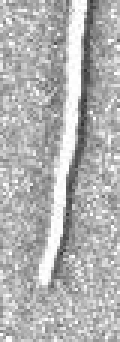
#> input picture Figures/Scratch/Original_defects/850.jpg, 40 x 114 px, found by its file name (shown 3 times larger)
$ jupyter execute --allow-errors Scratch_Edge_and_Polar.ipynb
#> lines starting #> are read from the running program, lines starting #| are printed output that depends on the picture; after the words box and inside, x2 and y2 are one past the last pixel; in counts of white or black regions, pixels touching at a corner belong together
#> further down, image is the input picture: shape (114, 40, 3); min 50, max 255, mean 177.3
[cell 1]
import cv2
import matplotlib as mpl
import matplotlib.pyplot as plt
mpl.rcParams.update(mpl.rcParamsDefault)

def canny_edge_detection_scratch(img):
    plt.imshow(img),plt.xticks([]),plt.yticks([])
    plt.show()

    # Convert the image to graycsale
    img_gray = cv2.cvtColor(img, cv2.COLOR_BGR2GRAY)
    # Blur the image for better edge detection
    img_blur = cv2.GaussianBlur(img_gray, (3,3), 0)
    edges = cv2.Canny(image=img_blur, threshold1=200, threshold2=400) # Canny Edge Detection
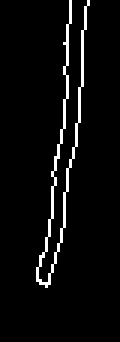
#> edges: shape (114, 40) (shown 3 times larger); 4.3% white in thin lines or dots, all inside (x1, y1, x2, y2) = (12, 0, 30, 96)
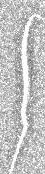
#> input picture Figures/Scratch/Original_defects/7575.jpg, 45 x 174 px, found by its file name
#> further down, image is the input picture: shape (174, 45, 3); min 94, max 255, mean 193.6
    plt.xticks([])
    plt.yticks([])
    plt.imshow(edges, cmap='viridis')
    cv2.imwrite('..\Figures\Scratch\Input_for_polar\Canny_scratch_850.png',edges)
    plt.savefig('..\Figures\Scratch\Canny_edge\Canny_scratch_850.png', dpi=600, transparent = True, bbox_inches = 'tight', pad_inches = 0)
    plt.show()


image = cv2.imread(r'..\Figures\Scratch\Original_defects\850.jpg') # Read the original image
canny_edge_detection_scratch(image) # Display original image

[cell 2]
def canny_edge_detection_scratch(img):
    plt.imshow(img),plt.xticks([]),plt.yticks([])
    plt.show()

    # Convert the image to graycsale
    img_gray = cv2.cvtColor(img, cv2.COLOR_BGR2GRAY)
#> img_gray: shape (174, 45)
    # Blur the image for better edge detection
    img_blur = cv2.GaussianBlur(img_gray, (3,3), 0)
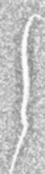
#> img_blur: shape (174, 45); min 130, max 253, mean 193.6
    edges = cv2.Canny(image=img_blur, threshold1=200, threshold2=350) # Canny Edge Detection
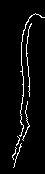
#> edges: shape (174, 45); 4.3% white in thin lines or dots, all inside (x1, y1, x2, y2) = (12, 13, 45, 168)
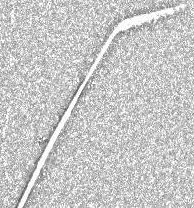
#> input picture Figures/Scratch/Original_defects/8502.jpg, 194 x 208 px, found by its file name
#> further down, image is the input picture: shape (208, 194, 3); min 68, max 255, mean 199.2
    plt.xticks([])
    plt.yticks([])
    plt.imshow(edges, cmap='viridis')
    cv2.imwrite('..\Figures\Scratch\Input_for_polar\Canny_scratch_7575.png',edges)
    plt.savefig('..\Figures\Scratch\Canny_edge\Canny_scratch_7575.png', dpi=600, transparent = True, bbox_inches = 'tight', pad_inches = 0)
    plt.show()


image = cv2.imread(r'..\Figures\Scratch\Original_defects\7575.jpg') # Read the original image
canny_edge_detection_scratch(image) # Display original image

[cell 3]
def canny_edge_detection_scratch(img):
    plt.imshow(img),plt.xticks([]),plt.yticks([])
    plt.show()

    # Convert the image to graycsale
    img_gray = cv2.cvtColor(img, cv2.COLOR_BGR2GRAY)
#> img_gray: shape (208, 194)
    # Blur the image for better edge detection
    img_blur = cv2.GaussianBlur(img_gray, (3,3), 0)
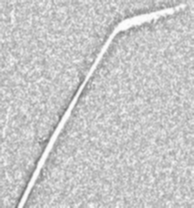
#> img_blur: shape (208, 194); min 114, max 253, mean 199.3
    edges = cv2.Canny(image=img_blur, threshold1=200, threshold2=400) # Canny Edge Detection
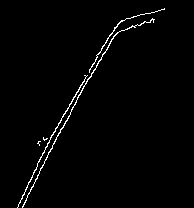
#> edges: shape (208, 194); 1.6% white in thin lines or dots, all inside (x1, y1, x2, y2) = (17, 8, 165, 208)
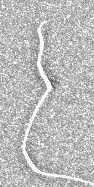
#> input picture Figures/Scratch/Original_defects/75510.jpg, 94 x 187 px, found by its file name
#> further down, image is the input picture: shape (187, 94, 3); min 70, max 255, mean 187.4
    plt.xticks([])
    plt.yticks([])
    plt.imshow(edges, cmap='viridis')
    cv2.imwrite('..\Figures\Scratch\Input_for_polar\Canny_scratch_8502.png',edges)
    plt.savefig('..\Figures\Scratch\Canny_edge\Canny_scratch_8502.png', dpi=600, transparent = True, bbox_inches = 'tight', pad_inches = 0)
    plt.show()


image = cv2.imread(r'..\Figures\Scratch\Original_defects\8502.jpg') # Read the original image
canny_edge_detection_scratch(image) # Display original image

[cell 4]
def canny_edge_detection_scratch(img):
    plt.imshow(img),plt.xticks([]),plt.yticks([])
    plt.show()

    # Convert the image to graycsale
    img_gray = cv2.cvtColor(img, cv2.COLOR_BGR2GRAY)
#> img_gray: shape (187, 94)
    # Blur the image for better edge detection
    img_blur = cv2.GaussianBlur(img_gray, (3,3), 0)
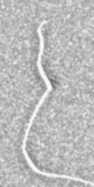
#> img_blur: shape (187, 94); min 106, max 252, mean 187.4
    edges = cv2.Canny(image=img_blur, threshold1=150, threshold2=400) # Canny Edge Detection
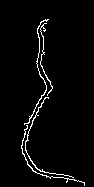
#> edges: shape (187, 94); 3% white in thin lines or dots, all inside (x1, y1, x2, y2) = (21, 19, 85, 186)
    plt.xticks([])
    plt.yticks([])
    plt.imshow(edges, cmap='viridis')
    cv2.imwrite('..\Figures\Scratch\Input_for_polar\Canny_scratch_75510.png',edges)
    plt.savefig('..\Figures\Scratch\Canny_edge\Canny_scratch_75510.png', dpi=600, transparent = True, bbox_inches = 'tight', pad_inches = 0)
    plt.show()


image = cv2.imread(r'..\Figures\Scratch\Original_defects\75510.jpg') # Read the original image
canny_edge_detection_scratch(image) # Display original image
